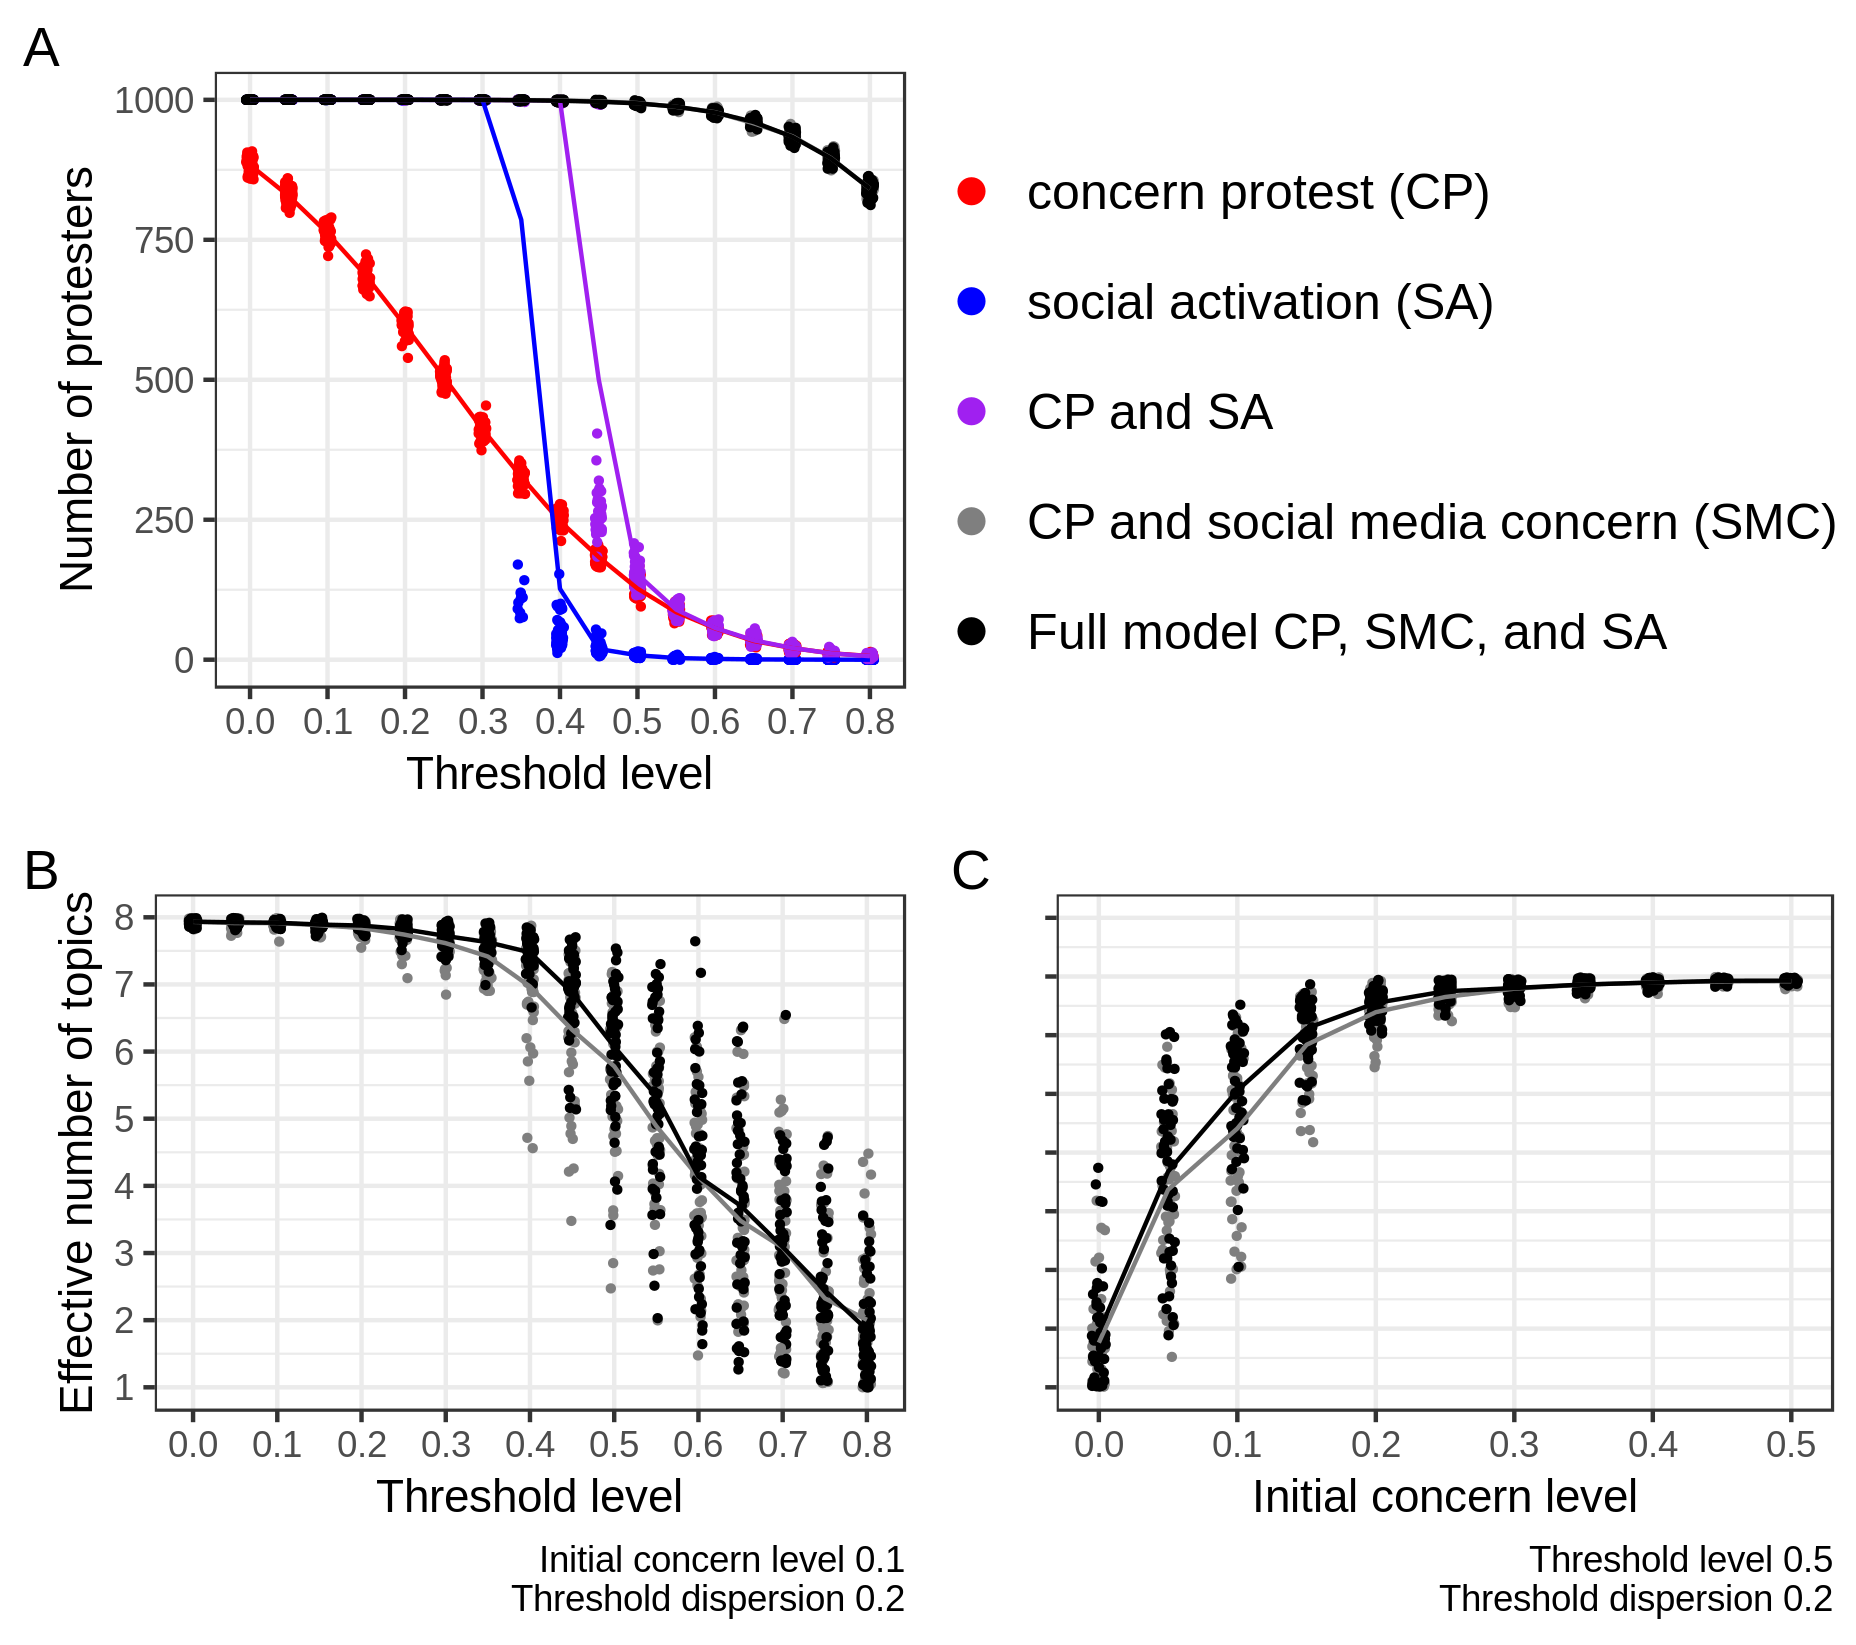

Generate this figure with R:
library(tidyverse)
library(grid)
library(gridExtra)
library(ggpubr)

d1 <- read_csv("data/ProtestFate Net 5 5, TopConcern 9 10, 0.1 X 0.2 protest-mechanisms-table.csv", skip = 6, 
               col_types = cols(
                 .default = col_double(), `protest-mechanisms` = col_character(),`friends-network` = col_character(),
                 `keep-network` = col_logical(), `size-as` = col_character(), `show-links` = col_logical(),
                 `eff-num-topics` = col_double(), `randomSeed?` = col_logical())) %>% 
  select(-`used-random-seed`,-randomSeed,-`randomSeed?`, -`friends-network`, -`size-as`) %>% 
  mutate(`eff-num-topics` = replace(`eff-num-topics`,`eff-num-topics`==9, NA)) %>% 
  rename(social_protesters = `count turtles with [protest-status = \"social\"]`, 
         concern_protesters = `count turtles with [protest-status = \"concern\"]`) %>% 
  mutate(all_protesters = social_protesters + concern_protesters,
         `protest-mechanisms` = factor(`protest-mechanisms`, 
                                       levels = c("cp","sa", "cp-sa", "cp-smc","cp-smc-sa"),
                                       labels = c("concern protest (CP)", "social activation (SA)", "CP and SA",
                                                  "CP and social media concern (SMC)", "Full model CP, SMC, and SA")))
d2 <- read_csv("data/ProtestFate Net 5 5, TopConcern 9 10, X 0.5 0.2 protest-mechanisms-table.csv", 
               skip = 6, 
               col_types = cols(.default = col_double(),`protest-mechanisms` = col_character(),
                                `friends-network` = col_character(),`keep-network` = col_logical(),
                                `size-as` = col_character(),`show-links` = col_logical(),
                                `eff-num-topics` = col_double(),`randomSeed?` = col_logical())) %>% 
  select(-`used-random-seed`,-randomSeed,-`randomSeed?`, -`friends-network`, -`size-as`) %>% 
  mutate(`eff-num-topics` = replace(`eff-num-topics`,`eff-num-topics`==9, NA)) %>% 
  rename(social_protesters = `count turtles with [protest-status = \"social\"]`, 
         concern_protesters = `count turtles with [protest-status = \"concern\"]`) %>% 
  mutate(all_protesters = social_protesters + concern_protesters,
         `protest-mechanisms` = factor(`protest-mechanisms`, 
                                       levels = c("cp","sa", "cp-sa", "cp-smc","cp-smc-sa"),
                                       labels = c("concern protest (CP)", "social activation (SA)", "CP and SA",
                                                  "CP and social media concern (SMC)", "Full model CP, SA, and SMC")))

ini <- 0.1; dis <- 0.2; th <- 0.5; 
g1 <- d1 %>% 
  filter(`initial-concern-level`==ini, `threshold-dispersion`==dis, `threshold-level`<=0.8) %>% 
  ggplot(aes(color = factor(`protest-mechanisms`), y = all_protesters, x = `threshold-level`)) +
  geom_jitter(size = 0.5, width = 0.005, height = 0) + stat_summary(fun.y=mean, geom="line") +
  # stat_function(fun = function(x) 1000*(1 - pnorm(- (1 - x), sd=dis)), 
  # color = "black", linetype="dotted") + 
  ylim(0,1000) + labs(x = "Threshold level", y = "Number of protesters", tag="A") +
  scale_x_continuous(minor_breaks = seq(0,1,0.1), breaks = seq(0,0.8,0.1)) +
  scale_color_manual(values = c("red","blue","purple","gray50","black")) +
  theme_bw() + guides(color=FALSE) + theme()
g2 <- d1 %>% 
  filter(`protest-mechanisms` %in% c("CP and social media concern (SMC)", 
                                     "Full model CP, SMC, and SA"), `threshold-level`<=0.8) %>% 
  filter(`initial-concern-level`==ini, `threshold-dispersion`==dis) %>% 
  ggplot(aes(color = factor(`protest-mechanisms`), y = `eff-num-topics`, x = `threshold-level`)) +
  geom_jitter(size = 0.5, width = 0.005, height = 0) + stat_summary(fun.y=mean, geom="line") +
  labs(x = "Threshold level", y = "Effective number of topics", 
       caption = paste0("Initial concern level ", ini, "\nThreshold dispersion ", dis), tag="B") +
  scale_x_continuous(minor_breaks = seq(0,1,0.1), breaks = seq(0,0.8,0.1)) +
  scale_y_continuous(breaks=1:9) +
  scale_color_manual(values = c("gray50","black")) +
  theme_bw() + theme(legend.position = "bottom") + guides(color=F)
g3 <- d2 %>% 
  filter(`protest-mechanisms` %in% c("CP and social media concern (SMC)", 
                                     "Full model CP, SA, and SMC"), `initial-concern-level`<= 0.5) %>% 
  filter(`threshold-level`==th, `threshold-dispersion`==dis) %>% 
  ggplot(aes(color = factor(`protest-mechanisms`), y = `eff-num-topics`, x = `initial-concern-level`)) +
  geom_jitter(size = 0.5, width = 0.005, height = 0) + stat_summary(fun.y=mean, geom="line") + 
  labs(caption = paste0("Threshold level ", th, "\nThreshold dispersion ", dis), 
       x = "Initial concern level", y = "", tag="C") +
  scale_x_continuous(minor_breaks = seq(0,1,0.1), breaks = seq(0,0.5,0.1)) +
  scale_y_continuous(limits=c(1,9),breaks=1:9) +
  scale_color_manual(values = c("gray50","black")) +
  theme_bw() + theme(legend.position = "bottom", axis.text.y = element_blank()) + guides(color=FALSE)
leg <- legendGrob(labels=c("concern protest (CP)", "social activation (SA)", "CP and SA",
                           "CP and social media concern (SMC)", "Full model CP, SMC, and SA"),
                  pch=20, gp = gpar(col = c("red","blue","purple","gray50","black")))

ggarrange(g1, leg, g2, g3)
ggsave("Fig7.png", scale = 1.5, dpi = 300)